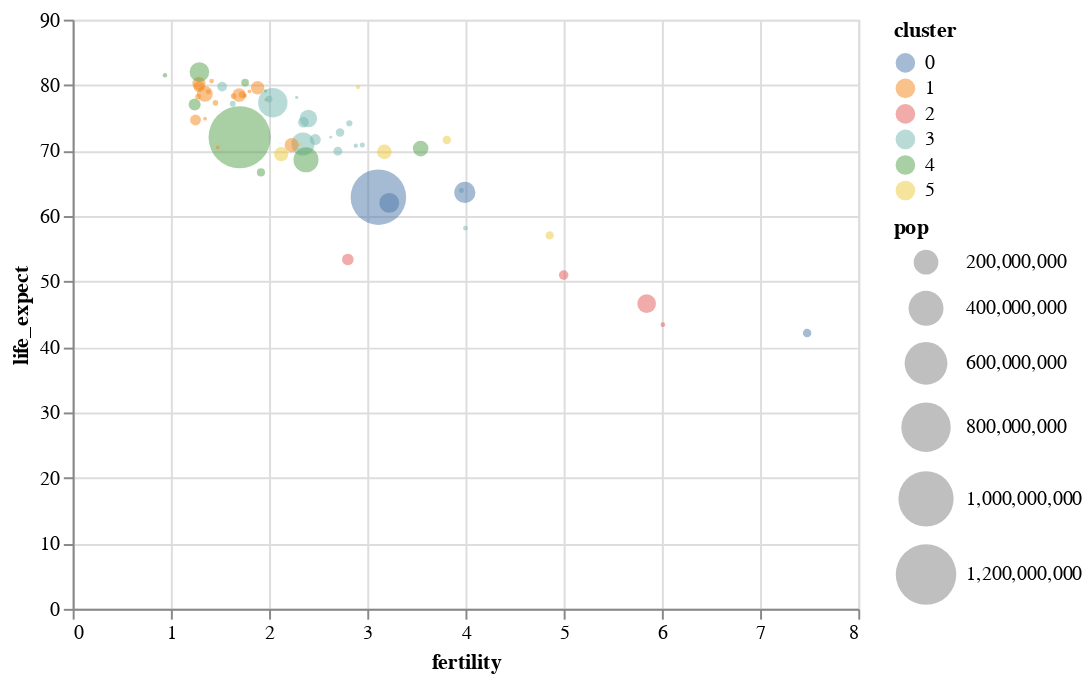

The cell this chart's notebook holds for it:
### Markdown cell above
By default, Altair uses a bit of transparency to help combat over-plotting. We are free to further adjust the opacity, either by passing a default value to the `mark_*` method, or using a dedicated encoding channel.

Here we demonstrate how to provide a constant value to an encoding channel instead of binding a data field:

### Code cell
alt.Chart(data2000).mark_point(filled=True).encode(
    alt.X('fertility:Q'),
    alt.Y('life_expect:Q'),
    alt.Size('pop:Q', scale=alt.Scale(range=[0,1000])),
    alt.Color('cluster:N'),
    alt.OpacityValue(0.5)
)

### Figure 1 — Vega-Lite specification as saved in the notebook (floating-point values rounded to 4 significant figures)
{"config": {"view": {"continuousWidth": 400, "continuousHeight": 300}}, "data": {"name": "data-88651994df17e5e9949e68ef8f686c78"}, "mark": {"type": "point", "filled": true}, "encoding": {"color": {"type": "nominal", "field": "cluster"}, "opacity": {"value": 0.5}, "size": {"type": "quantitative", "field": "pop", "scale": {"range": [0, 1000]}}, "x": {"type": "quantitative", "field": "fertility"}, "y": {"type": "quantitative", "field": "life_expect"}}, "$schema": "https://vega.github.io/schema/vega-lite/v4.8.1.json", "datasets": {"data-88651994df17e5e9949e68ef8f686c78": [{"year": 2000, "country": "Afghanistan", "cluster": 0, "pop": 23898198, "life_expect": 42.13, "fertility": 7.479, "jitter": -1.508}, {"year": 2000, "country": "Argentina", "cluster": 3, "pop": 37497728, "life_expect": 74.34, "fertility": 2.35, "jitter": 0.4935}, {"year": 2000, "country": "Aruba", "cluster": 3, "pop": 69539, "life_expect": 73.45, "fertility": 2.124, "jitter": -0.433}, {"year": 2000, "country": "Australia", "cluster": 4, "pop": 19164620, "life_expect": 80.37, "fertility": 1.756, "jitter": -0.9674}, {"year": 2000, "country": "Austria", "cluster": 1, "pop": 8113413, "life_expect": 78.98, "fertility": 1.382, "jitter": 0.6064}, {"year": 2000, "country": "Bahamas", "cluster": 3, "pop": 290075, "life_expect": 71.07, "fertility": 2.111, "jitter": -0.5754}, {"year": 2000, "country": "Bangladesh", "cluster": 0, "pop": 130406594, "life_expect": 62.01, "fertility": 3.224, "jitter": -0.07064}, {"year": 2000, "country": "Barbados", "cluster": 3, "pop": 273483, "life_expect": 75.97, "fertility": 1.5, "jitter": 0.9982}, {"year": 2000, "country": "Belgium", "cluster": 1, "pop": 10263618, "life_expect": 78.32, "fertility": 1.638, "jitter": -1.922}, {"year": 2000, "country": "Bolivia", "cluster": 3, "pop": 8152620, "life_expect": 63.88, "fertility": 3.958, "jitter": -0.1599}, {"year": 2000, "country": "Brazil", "cluster": 3, "pop": 175552771, "life_expect": 71.01, "fertility": 2.345, "jitter": -0.4028}, {"year": 2000, "country": "Canada", "cluster": 3, "pop": 31278097, "life_expect": 79.77, "fertility": 1.522, "jitter": 0.2091}, {"year": 2000, "country": "Chile", "cluster": 3, "pop": 15153450, "life_expect": 77.86, "fertility": 2.0, "jitter": -0.749}, {"year": 2000, "country": "China", "cluster": 4, "pop": 1262645000, "life_expect": 72.03, "fertility": 1.7, "jitter": 0.2343}, {"year": 2000, "country": "Colombia", "cluster": 3, "pop": 39685655, "life_expect": 71.68, "fertility": 2.47, "jitter": 0.25}, {"year": 2000, "country": "Costa Rica", "cluster": 3, "pop": 3710558, "life_expect": 78.12, "fertility": 2.281, "jitter": -0.5564}, {"year": 2000, "country": "Croatia", "cluster": 1, "pop": 4410830, "life_expect": 74.88, "fertility": 1.348, "jitter": -0.05647}, {"year": 2000, "country": "Cuba", "cluster": 3, "pop": 11134273, "life_expect": 77.16, "fertility": 1.63, "jitter": 1.927}, {"year": 2000, "country": "Dominican Republic", "cluster": 3, "pop": 8385828, "life_expect": 70.85, "fertility": 2.95, "jitter": 0.4304}, {"year": 2000, "country": "Ecuador", "cluster": 3, "pop": 12505204, "life_expect": 74.17, "fertility": 2.817, "jitter": -0.1435}, {"year": 2000, "country": "Egypt", "cluster": 5, "pop": 70492342, "life_expect": 69.81, "fertility": 3.174, "jitter": -0.009293}, {"year": 2000, "country": "El Salvador", "cluster": 3, "pop": 6122515, "life_expect": 70.73, "fertility": 2.883, "jitter": 0.3126}, {"year": 2000, "country": "Finland", "cluster": 1, "pop": 5168595, "life_expect": 78.37, "fertility": 1.754, "jitter": -0.3414}, {"year": 2000, "country": "France", "cluster": 1, "pop": 59381628, "life_expect": 79.59, "fertility": 1.883, "jitter": -1.541}, {"year": 2000, "country": "Georgia", "cluster": 1, "pop": 4777209, "life_expect": 70.48, "fertility": 1.478, "jitter": 0.1096}, {"year": 2000, "country": "Germany", "cluster": 1, "pop": 82187909, "life_expect": 78.67, "fertility": 1.346, "jitter": -0.2368}, {"year": 2000, "country": "Greece", "cluster": 1, "pop": 10559110, "life_expect": 78.26, "fertility": 1.277, "jitter": -1.532}, {"year": 2000, "country": "Grenada", "cluster": 3, "pop": 89312, "life_expect": 67.75, "fertility": 2.429, "jitter": 0.5315}, {"year": 2000, "country": "Haiti", "cluster": 3, "pop": 7306302, "life_expect": 58.14, "fertility": 4.0, "jitter": 0.2364}, {"year": 2000, "country": "Hong Kong", "cluster": 4, "pop": 6658720, "life_expect": 81.5, "fertility": 0.94, "jitter": -2.504}, {"year": 2000, "country": "Iceland", "cluster": 1, "pop": 281043, "life_expect": 80.5, "fertility": 1.993, "jitter": 0.1579}, {"year": 2000, "country": "India", "cluster": 0, "pop": 1007702000, "life_expect": 62.88, "fertility": 3.113, "jitter": 1.378}, {"year": 2000, "country": "Indonesia", "cluster": 4, "pop": 206265000, "life_expect": 68.59, "fertility": 2.376, "jitter": 0.4683}, {"year": 2000, "country": "Iran", "cluster": 5, "pop": 65660289, "life_expect": 69.45, "fertility": 2.124, "jitter": 2.219}, {"year": 2000, "country": "Iraq", "cluster": 5, "pop": 22675617, "life_expect": 57.05, "fertility": 4.858, "jitter": -0.2202}, {"year": 2000, "country": "Ireland", "cluster": 1, "pop": 3791690, "life_expect": 77.78, "fertility": 1.969, "jitter": 0.1473}, {"year": 2000, "country": "Israel", "cluster": 5, "pop": 5842454, "life_expect": 79.7, "fertility": 2.906, "jitter": 0.3791}, {"year": 2000, "country": "Italy", "cluster": 1, "pop": 57719337, "life_expect": 80.24, "fertility": 1.286, "jitter": -1.005}, {"year": 2000, "country": "Jamaica", "cluster": 3, "pop": 2615467, "life_expect": 72.05, "fertility": 2.628, "jitter": -0.793}, {"year": 2000, "country": "Japan", "cluster": 4, "pop": 126699784, "life_expect": 82.0, "fertility": 1.291, "jitter": -1.313}, {"year": 2000, "country": "Kenya", "cluster": 2, "pop": 29985839, "life_expect": 50.99, "fertility": 5.0, "jitter": -0.1968}, {"year": 2000, "country": "South Korea", "cluster": 4, "pop": 21647682, "life_expect": 66.66, "fertility": 1.917, "jitter": 0.444}, {"year": 2000, "country": "North Korea", "cluster": 4, "pop": 47351083, "life_expect": 77.05, "fertility": 1.242, "jitter": 0.224}, {"year": 2000, "country": "Lebanon", "cluster": 5, "pop": 3578036, "life_expect": 71.03, "fertility": 2.319, "jitter": -1.233}, {"year": 2000, "country": "Mexico", "cluster": 3, "pop": 99926620, "life_expect": 74.9, "fertility": 2.401, "jitter": -0.9408}, {"year": 2000, "country": "Netherlands", "cluster": 1, "pop": 15907853, "life_expect": 78.53, "fertility": 1.726, "jitter": 1.013}, {"year": 2000, "country": "New Zealand", "cluster": 4, "pop": 3819762, "life_expect": 79.11, "fertility": 1.964, "jitter": -0.4677}, {"year": 2000, "country": "Nigeria", "cluster": 2, "pop": 114306700, "life_expect": 46.61, "fertility": 5.845, "jitter": -0.4922}, {"year": 2000, "country": "Norway", "cluster": 1, "pop": 4492400, "life_expect": 79.05, "fertility": 1.801, "jitter": -0.6235}, {"year": 2000, "country": "Pakistan", "cluster": 0, "pop": 146342958, "life_expect": 63.61, "fertility": 3.994, "jitter": -0.1789}, {"year": 2000, "country": "Peru", "cluster": 3, "pop": 25979722, "life_expect": 69.91, "fertility": 2.7, "jitter": 0.3224}, {"year": 2000, "country": "Philippines", "cluster": 4, "pop": 79739825, "life_expect": 70.3, "fertility": 3.544, "jitter": -0.6294}, {"year": 2000, "country": "Poland", "cluster": 1, "pop": 38654164, "life_expect": 74.67, "fertility": 1.251, "jitter": -0.4018}, {"year": 2000, "country": "Portugal", "cluster": 1, "pop": 10335597, "life_expect": 77.29, "fertility": 1.454, "jitter": 1.048}, {"year": 2000, "country": "Rwanda", "cluster": 2, "pop": 7507056, "life_expect": 43.41, "fertility": 6.01, "jitter": -0.2258}, {"year": 2000, "country": "Saudi Arabia", "cluster": 5, "pop": 23153090, "life_expect": 71.63, "fertility": 3.81, "jitter": 0.4527}, {"year": 2000, "country": "South Africa", "cluster": 2, "pop": 44066197, "life_expect": 53.37, "fertility": 2.802, "jitter": 1.407}, {"year": 2000, "country": "Spain", "cluster": 1, "pop": 40016081, "life_expect": 79.78, "fertility": 1.287, "jitter": -0.9673}, {"year": 2000, "country": "Switzerland", "cluster": 1, "pop": 7266920, "life_expect": 80.62, "fertility": 1.415, "jitter": -0.1835}, {"year": 2000, "country": "Turkey", "cluster": 1, "pop": 65666677, "life_expect": 70.84, "fertility": 2.23, "jitter": 2.326}, {"year": 2000, "country": "United Kingdom", "cluster": 1, "pop": 59522468, "life_expect": 78.47, "fertility": 1.695, "jitter": 0.7879}, {"year": 2000, "country": "United States", "cluster": 3, "pop": 282338631, "life_expect": 77.31, "fertility": 2.038, "jitter": 1.318}, {"year": 2000, "country": "Venezuela", "cluster": 3, "pop": 23542649, "life_expect": 72.77, "fertility": 2.723, "jitter": -1.374}]}}
